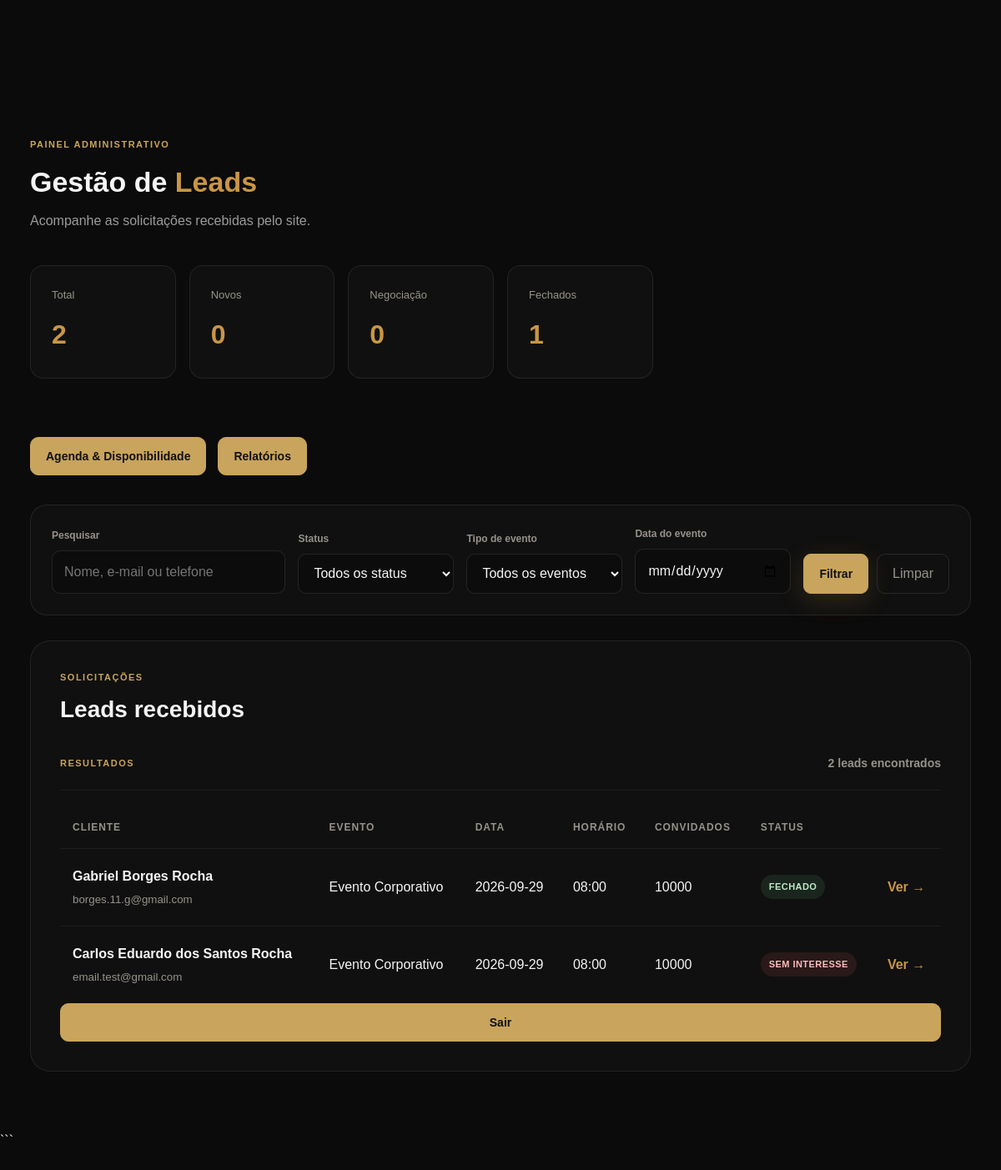
Page /admin/ (signed in) on the earlier database version.
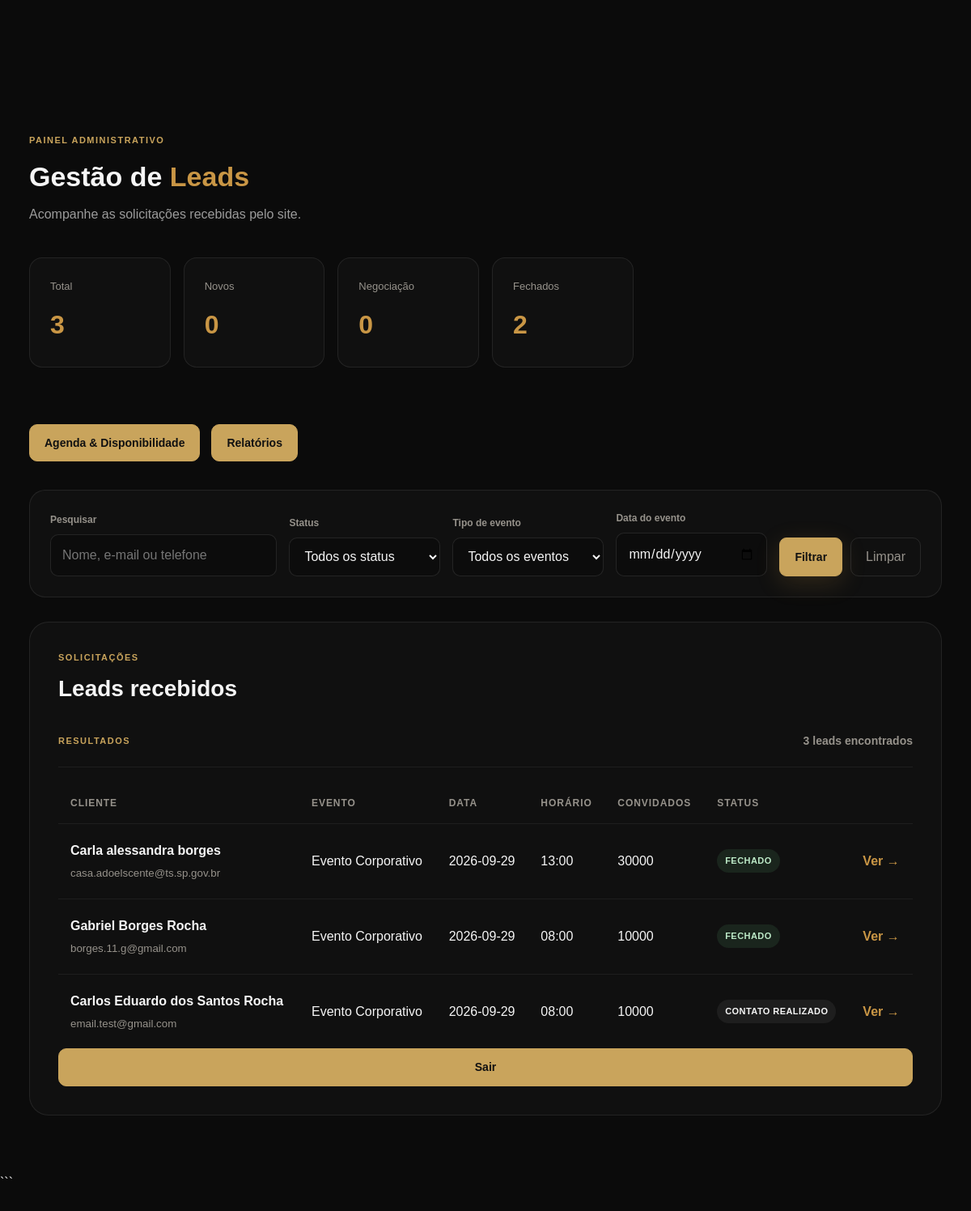
Same page on the later database version.
### tables this page shows
CREATE TABLE leads (

            id INTEGER PRIMARY KEY AUTOINCREMENT,

            name TEXT NOT NULL,

            email TEXT NOT NULL,

            phone TEXT NOT NULL,

            event_type TEXT NOT NULL,

            event_date TEXT,

            event_location TEXT,

            guest_count INTEGER,

            details TEXT,

            status TEXT NOT NULL DEFAULT 'NOVO',

            created_at TIMESTAMP DEFAULT CURRENT_TIMESTAMP

        , notes TEXT, event_time TEXT, availability_id INTEGER);

### routes/admin.py (the view, shortened to what this page needs)
@admin_bp.route("/")
@login_required
def dashboard():
    connection = get_connection()
    try:
        total_leads = connection.execute("""
            SELECT COUNT(*) AS total
            FROM leads
        """).fetchone()["total"]
        novos = connection.execute("""
            SELECT COUNT(*) AS total
            FROM leads
            WHERE status = 'NOVO'
        """).fetchone()["total"]
        negociacoes = connection.execute("""
            SELECT COUNT(*) AS total
            FROM leads
            WHERE status = 'NEGOCIAÇÃO'
        """).fetchone()["total"]
        fechados = connection.execute("""
            SELECT COUNT(*) AS total
            FROM leads
            WHERE status = 'FECHADO'
        """).fetchone()["total"]
        status_filter = request.args.get(
            "status",
            ""
        ).strip()
        search = request.args.get(
            "search",
            ""
        ).strip()
        event_filter = request.args.get(
            "event_type",
            ""
        ).strip()
        date_filter = request.args.get(
            "event_date",
            ""
        ).strip()
        query = """
            SELECT *
            FROM leads
            WHERE 1 = 1
        """
        params = []
        if status_filter:
            query += """
                AND status = ?
            """
            params.append(status_filter)
        if event_filter:
            query += """
                AND event_type = ?
            """
            params.append(event_filter)
        if date_filter:
            query += """
                AND event_date = ?
            """
            params.append(date_filter)
        query += """
            ORDER BY created_at DESC
        """
        leads = connection.execute(
            query,
            params
        ).fetchall()
    finally:
        connection.close()
    return render_template(
        "admin/dashboard.html",
        total_leads=total_leads,
        novos=novos,
        negociacoes=negociacoes,
        fechados=fechados,
        leads=leads,
        status_filter=status_filter,
        search=search,
        event_filter=event_filter,
        date_filter=date_filter
    )

### auth_utils.py (called while the page is built, shortened)
def login_required(view):
    @wraps(view)
    def wrapped_view(*args, **kwargs):
        return view(*args, **kwargs)
    return wrapped_view

### database/database.py (called while the page is built)
def get_connection():
    connection = sqlite3.connect(DATABASE)
    connection.row_factory = sqlite3.Row
    return connection

### templates/admin/dashboard.html (shortened to what the changed rows need)
{% extends "base.html" %}
{% block content %}
{% block extra_css %}
<link rel="stylesheet" href="{{ url_for('static', filename='css/admin.css') }}">
{% endblock %}
<section class="admin-page">
    <div class="admin-container">
        <div class="admin-header">
            <div>
                <h1>
                    Gestão de <span>Leads</span>
                </h1>
            </div>
        </div>
        <div class="admin-stats">
            <div class="admin-stat">
                <span>Total</span>
                <strong>{{ total_leads or 0 }}</strong>
            </div>
            <div class="admin-stat">
                <span>Fechados</span>
                <strong>{{ fechados or 0 }}</strong>
            </div>
        </div>
        <div class="admin-section">
            <div class="admin-section-header">
                <div>
                    <h2>
                        Leads recebidos
                    </h2>
                </div>
            </div>
            <div class="results-header">
                <span class="admin-label">
                    RESULTADOS
                </span>
                <strong>
                    {{ leads|length }}
                    {% if leads|length == 1 %}
                    lead encontrado
                    {% else %}
                    leads encontrados
                    {% endif %}
                </strong>
            </div>
            {% if leads %}
            <div class="leads-table-wrapper">
                <table class="leads-table">
                    <thead>
                        <tr>
                            <th>
                                Cliente
                            </th>
                            <th>
                                Evento
                            </th>
                            <th>
                                Data
                            </th>
                            <th>
                                Horário
                            </th>
                            <th>
                                Convidados
                            </th>
                            <th>
                                Status
                            </th>
                            <th>
                            </th>
                        </tr>
                    </thead>
                    <tbody>
                        {% for lead in leads %}
                        <tr>
                            <td>
                                <strong>
                                    {{ lead["name"] }}
                                </strong>
                                <small>
                                    {{ lead["email"] }}
                                </small>
                            </td>
                            <td>
                                {{ lead["event_type"] }}
                            </td>
                            <td>
                                {{ lead["event_date"] or "—" }}
                            </td>
                            <td>
                                {{ lead["event_time"] or "—" }}
                            </td>
                            <td>
                                {{ lead["guest_count"] or "—" }}
                            </td>
                            <td>
                                <span class="status status-{{ lead['status']|lower|replace(' ', '-') }}">
                                    {{ lead["status"] }}
                                </span>
                            </td>
                            <td>
                                <a href="{{ url_for('admin.lead_detail', lead_id=lead['id']) }}"
                                    class="admin-view-button">
                                    Ver →
                                </a>
                            </td>
                        </tr>
                        {% endfor %}
                    </tbody>
                </table>
            </div>
            {% endif %}
        </div>
    </div>
</section>
{% endblock %}

Differences in the rows shown:
added leads: name "Carla alessandra borges", email "casa.adoelscente@ts.sp.gov.br", event_type "Evento Corporativo", event_date "2026-09-29", event_time "13:00", guest_count "30000", status "FECHADO"
changed leads "Carlos Eduardo dos Santos Rocha": status "SEM INTERESSE" → "CONTATO REALIZADO"
Other differences:
{{ total_leads or 0 }}: "2" → "3"
{{ fechados or 0 }}: "1" → "2"
{{ leads|length }}: "2" → "3"
